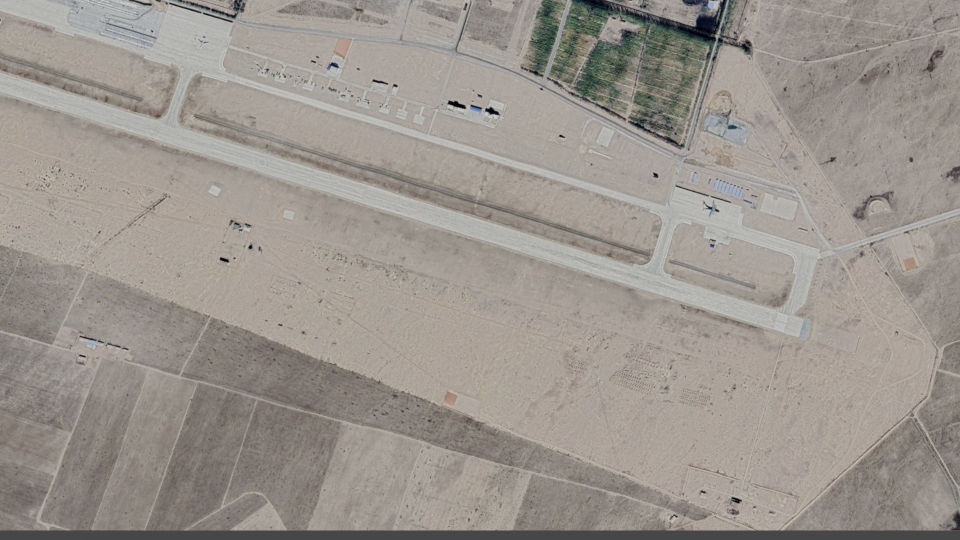
#> input picture projection_transformation/image1.png, 1920 x 1080 px (shown at 1/2 size)
$ python demo_projection.py   (older library calls are emulated)
#> lines starting #> are read from the running program, lines starting #| are printed output that depends on the picture; after the words box and inside, x2 and y2 are one past the last pixel; in counts of white or black regions, pixels touching at a corner belong together; long printed decimals are rounded
import cv2
import numpy as np
import time
def camera_parm():
    """ Camera intrinsic matrix

    Returns:
        k_camera (_type_): camera intrinsic matrix, (ndarray, (3, 3))
    """
    focal_length = 24  # mm
    sensor_size = 7.73  # mm
    camera_width = 640  # px
    camera_height = 512  # px
    dx = sensor_size / camera_width
    dy = dx

    fx = focal_length / dx
    fy = focal_length / dy
    cx = camera_width / 2
    cy = camera_height / 2

    k_camera = np.array(
                [[fx, 0, cx],
                [0, fy, cy],
                [0, 0, 1]])
    return k_camera

def euler2rotation_matrix(euler, is_internal_rotation=False):
    """ Convert euler angle to rotation matrix

    Args:
        euler (_type_): euler angle, radian (ndarray, (3,))
        is_internal_rotation (_type_): internal rotation or external rotation (bool)

    Returns:
        rotation_matrix (_type_): rotation matrix (ndarray, (3, 3))
    """
    alpha = euler[0] / 180 * np.pi
    beta = euler[1] / 180 * np.pi
    gamma = euler[2] / 180 * np.pi

    r_x = np.array([[1, 0, 0],
                    [0, np.cos(alpha), -np.sin(alpha)],
                    [0, np.sin(alpha), np.cos(alpha)]])

    r_y = np.array([[np.cos(beta), 0, np.sin(beta)],
                    [0, 1, 0],
                    [-np.sin(beta), 0, np.cos(beta)]])

    r_z = np.array([[np.cos(gamma), -np.sin(gamma), 0],
                    [np.sin(gamma), np.cos(gamma), 0],
                    [0, 0, 1]])

    if is_internal_rotation:
        # case: internal rotation use Z-X-Y order, which is yaw-pitch-roll
        rotation_matrix = np.dot(r_y, np.dot(r_x, r_z))
    else:
        # case: external rotation use Z-Y-X order
        rotation_matrix = np.dot(r_z, np.dot(r_y, r_x))
    return rotation_matrix

def calculate_homography_matrix(k_camera, euler_w2uav, euler_uav2cam):
    """ Calculate the homography matrix between two images

    Args:
        k_camera (_type_): camera intrinsic matrix, (ndarray, (3, 3))
        euler_w2uav (_type_): euler angle from world to uav, radian (ndarray, (3,))
        euler_uav2cam (_type_): euler angle from uav to camera, radian (ndarray, (3,))

    Returns:
        H_cam2cam_bird (_type_): homography matrix between two images, (ndarray, (3, 3))
    """
    R_w2uav = euler2rotation_matrix(euler_w2uav, is_internal_rotation=True)  # in the ENU coordinate system (pitch, roll, yaw)
    R_uav2cam = euler2rotation_matrix(euler_uav2cam, is_internal_rotation=True)  # in the UAV body coordinate system (pitch, roll, yaw)
    # pthch, roll, yaw, counterclockwise positive

    R_w2uav_bird = np.eye(3)
    R_w2cam_bird = np.dot(R_w2uav_bird, R_uav2cam.T)  # R_w2cam = R_w2uav * R_uav2cam
    R_w2cam = np.dot(R_w2uav, R_uav2cam.T)  # R_w2cam = R_uav2cam * inv(R_w2uav)

    R_cam2cam_bird = np.dot(R_w2cam_bird.T, R_w2cam)  # R_cam2cam0 = R_w2uav * inv(R_w2cam)

    H_cam2cam_bird = np.dot(np.dot(k_camera, R_cam2cam_bird), np.linalg.inv(k_camera))

    return H_cam2cam_bird

def correct_H(H, target_location, w, h):
    """ Correct the homography matrix so that the projected image is fully displayed

    Args:
        H (_type_): homography matrix between two images, (ndarray, (3, 3))
        w (_type_): image width
        h (_type_): image height

    Returns:
        H (_type_): correct homography matrix, (ndarray, (3, 3))
        correct_w: projection width
        correct_h: projection height
    """
    corner_pts = np.array([[[0, 0], [w, 0], [0, h], [w, h], [w/2, h/2]]], dtype=np.float32)
    corner_pts = np.concatenate((corner_pts, target_location), axis=1)
    min_out_w, min_out_h = cv2.perspectiveTransform(corner_pts, H)[0].min(axis=0)
    projected_center_points = np.array([[w / 2, h / 2]])
    H[0, :] -= H[2, :] * min_out_w.astype(np.int)
    H[1, :] -= H[2, :] * min_out_h.astype(np.int)
    projected_location_points = projected_center_points - np.array([min_out_w, min_out_h])
    projected_points = cv2.perspectiveTransform(corner_pts, H)
    correct_w, correct_h = projected_points[0].max(axis=0).astype(np.int)
    projected_center_points = projected_points[:, 4, :2]
    projected_target_points = projected_points[:, 5, :2]

    # new_projected_center_points = cv2.perspectiveTransform(projected_center_points, H)[0]

    return H, correct_w, correct_h, projected_location_points, projected_center_points, projected_target_points


if __name__ == '__main__':
    img = cv2.imread('./image1.png')
#> img is the input picture: shape (1080, 1920, 3); mean B, G, R 141.8, 148.6, 155
    cam_parm = camera_parm()
    use_correct = True
    euler_w2uav = np.array([9, 10, 20])
    euler_uav2cam = np.array([180, 0, 0])
    t1 = time.time()
    homography_matrix = calculate_homography_matrix(cam_parm, euler_w2uav, euler_uav2cam)
    target_location = np.array([[[256, 512]]])
    if use_correct:
        homography_matrix_correct, correct_w, correct_h, projected_location_points, projected_center_points, projected_target_points = correct_H(homography_matrix, target_location, img.shape[1], img.shape[0])
#> correct_w = 2005; correct_h = 1591; projected_location_points = [[1414.9, 1335.8]]; projected_center_points = [[1107.3, 797.1]]; projected_target_points = [[451.6, 999.1]]
        result = cv2.warpPerspective(img, homography_matrix_correct, (correct_w, correct_h))
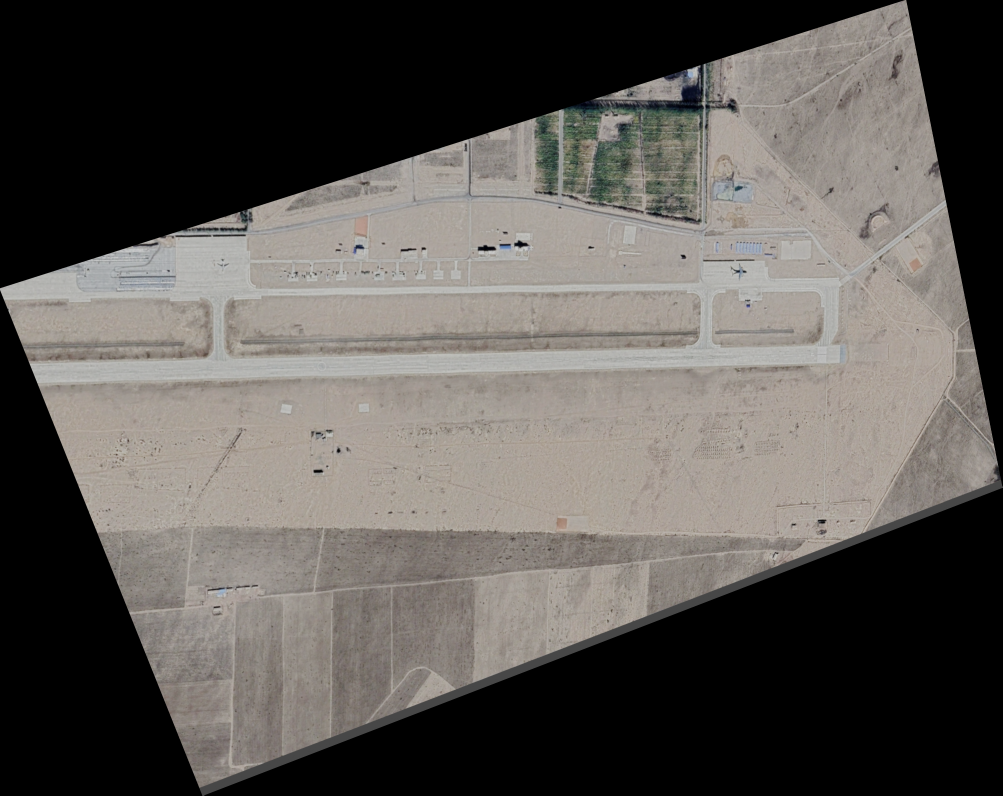
#> result: shape (1591, 2005, 3) (shown at 1/2 size); mean B, G, R 83.8, 87.7, 91.5
    else:
        result = cv2.warpPerspective(img, homography_matrix, (img.shape[1], img.shape[0]))
    t2 = time.time()
    print('time:', t2 - t1)

    cv2.putText(result, 'location', (int(projected_location_points[0][0]), int(projected_location_points[0][1])),
                cv2.FONT_HERSHEY_COMPLEX, 1.0, (100, 200, 200), 1)
#> result: shape (1591, 2005, 3); 0.02% of pixels changed, all inside (x1, y1, x2, y2) = (1416, 1314, 1551, 1336)
    cv2.circle(result, (int(projected_location_points[0][0]), int(projected_location_points[0][1])), 5, (0, 0, 255), -1)
#> result: shape (1591, 2005, 3); mean B, G, R 83.8, 87.8, 91.5

    cv2.putText(result, 'center', (int(projected_center_points[0][0]), int(projected_center_points[0][1])),
                cv2.FONT_HERSHEY_COMPLEX, 1.0, (100, 200, 200), 1)
#> result: shape (1591, 2005, 3); mean B, G, R 83.8, 87.8, 91.5
    cv2.circle(result, (int(projected_center_points[0][0]), int(projected_center_points[0][1])), 5, (0, 0, 255), -1)
#> result: shape (1591, 2005, 3); mean B, G, R 83.8, 87.8, 91.5

    cv2.putText(result, 'target', (int(projected_target_points[0][0]), int(projected_target_points[0][1])),
                cv2.FONT_HERSHEY_COMPLEX, 1.0, (100, 200, 200), 1)
#> result: shape (1591, 2005, 3); mean B, G, R 83.8, 87.8, 91.5
    cv2.circle(result, (int(projected_target_points[0][0]), int(projected_target_points[0][1])), 5, (0, 0, 255), -1)
#> result: shape (1591, 2005, 3); mean B, G, R 83.8, 87.8, 91.5

    cv2.arrowedLine(result, (int(projected_location_points[0][0]), int(projected_location_points[0][1])),
                    (int(projected_center_points[0][0]), int(projected_center_points[0][1])), (0, 0, 255), 2, tipLength=0.05)

    cv2.arrowedLine(result, (int(projected_location_points[0][0]), int(projected_location_points[0][1])),
                    (int(projected_target_points[0][0]), int(projected_target_points[0][1])), (0, 0, 255), 2,
                    tipLength=0.05)
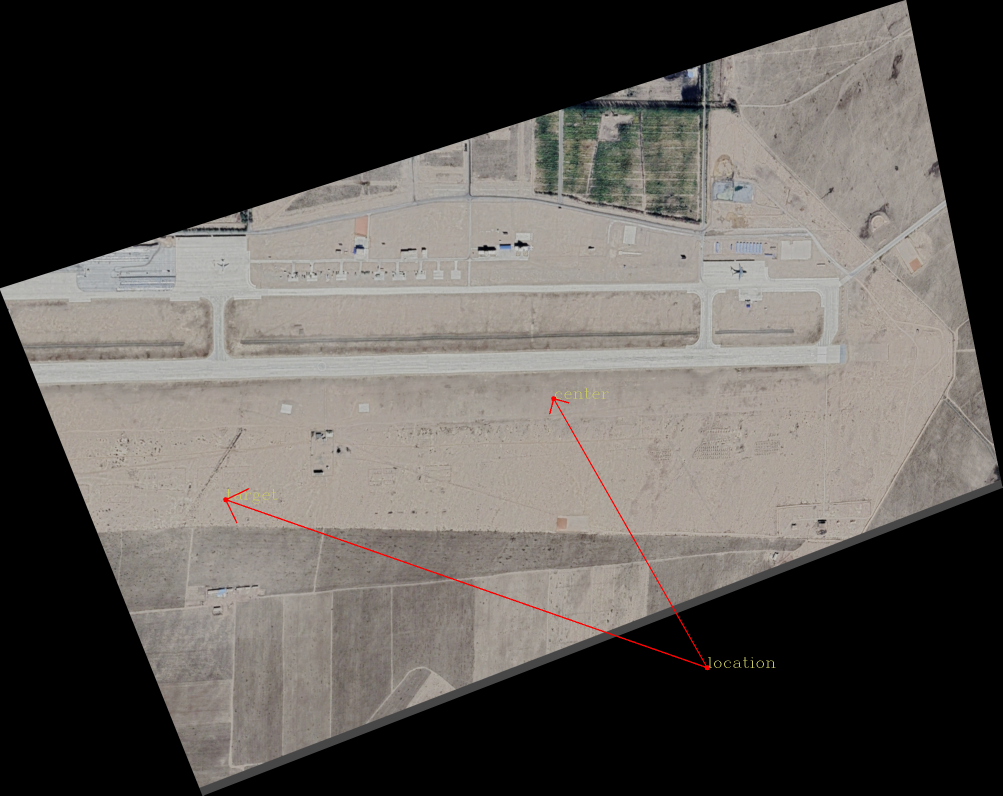
#> result: shape (1591, 2005, 3) (shown at 1/2 size); mean B, G, R 83.6, 87.6, 91.7

    vec_center_target_original = projected_target_points - projected_location_points
#> vec_center_target_original = [[-963.3, -336.6]]
    vec_center_target = vec_center_target_original / np.linalg.norm(vec_center_target_original)
#> vec_center_target = [[-0.944, -0.33]]

    vec_center_location_original = projected_center_points - projected_location_points
#> vec_center_location_original = [[-307.6, -538.7]]
    vec_center_location = vec_center_location_original / np.linalg.norm(vec_center_location_original)
#> vec_center_location = [[-0.496, -0.868]]

    yaw_angle = np.arccos(np.dot(vec_center_target[0], vec_center_location[0]))
    yaw_angle = yaw_angle / np.pi * 180

    # init value to solve the pitch angle
    height = 400  # m
    pitch = 9  # degree

    # calculate the pitch angle by vector projection
    projected_target2center_location = np.dot(vec_center_target_original[0], vec_center_location_original[0]) / np.linalg.norm(vec_center_location_original)
    real_projected_target2center_location = projected_target2center_location * height / (np.linalg.norm(vec_center_location_original) * np.tan(pitch / 180 * np.pi))
    pitch_angle = pitch - np.arctan(height / real_projected_target2center_location) / np.pi * 180

    print('miss angle yaw:', yaw_angle)  # 逆时针为正，顺时针为负
#| miss angle yaw: 41.012
    print('miss angle pitch:', pitch_angle)  # 逆时针为正，顺时针为负
#| miss angle pitch: 1.728

    cv2.imshow('result', result)
    cv2.waitKey(0)
    cv2.destroyAllWindows()

$ run again, with projection_transformation/image0.png copied over projection_transformation/image1.png
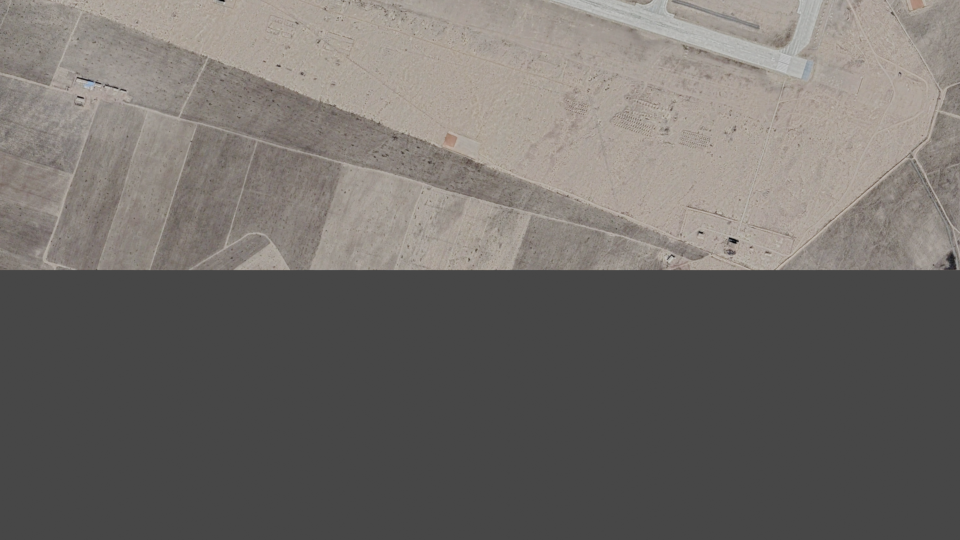
#> input picture projection_transformation/image0.png, 1920 x 1080 px (shown at 1/2 size)
#> img is the input picture: shape (1080, 1920, 3); mean B, G, R 105.4, 109.1, 113.1
#> `result = cv2.warpPerspective(img, homography_matrix_correct, (correct_..`:
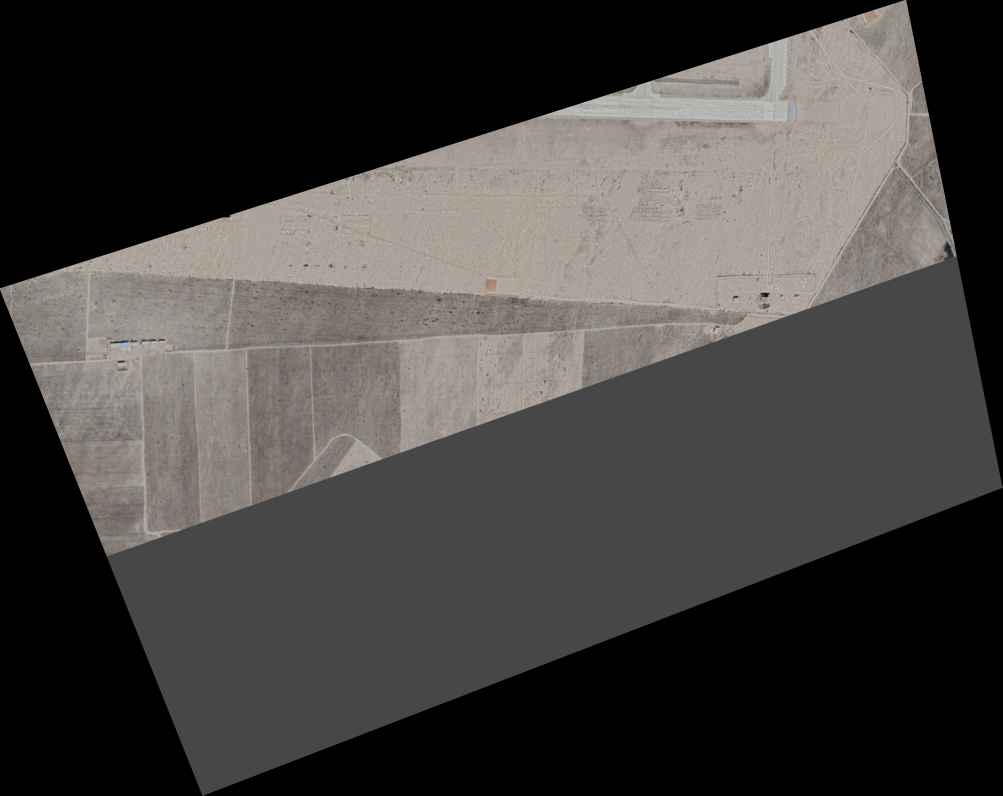
#> result: shape (1591, 2005, 3) (shown at 1/2 size); mean B, G, R 63.6, 66, 68.5
#> `cv2.arrowedLine(result, (int(projected_location_points[0][0]), int(pro..`:
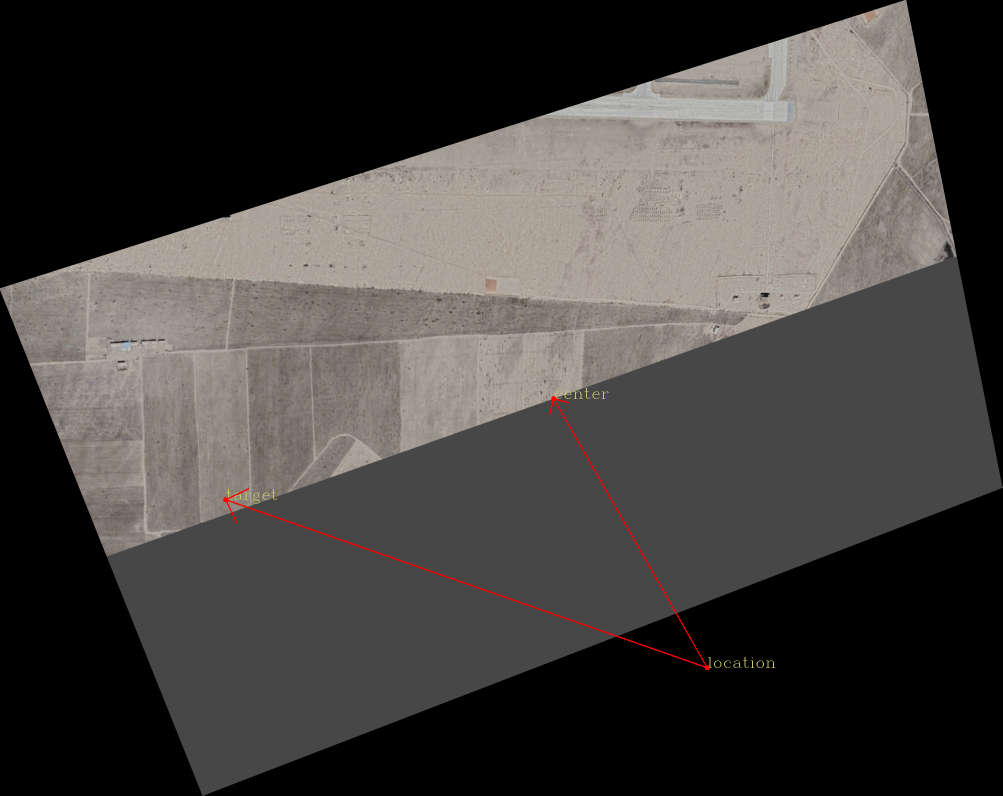
#> result: shape (1591, 2005, 3) (shown at 1/2 size); mean B, G, R 63.6, 65.9, 68.8
#| miss angle yaw: 41.012
#| miss angle pitch: 1.728
